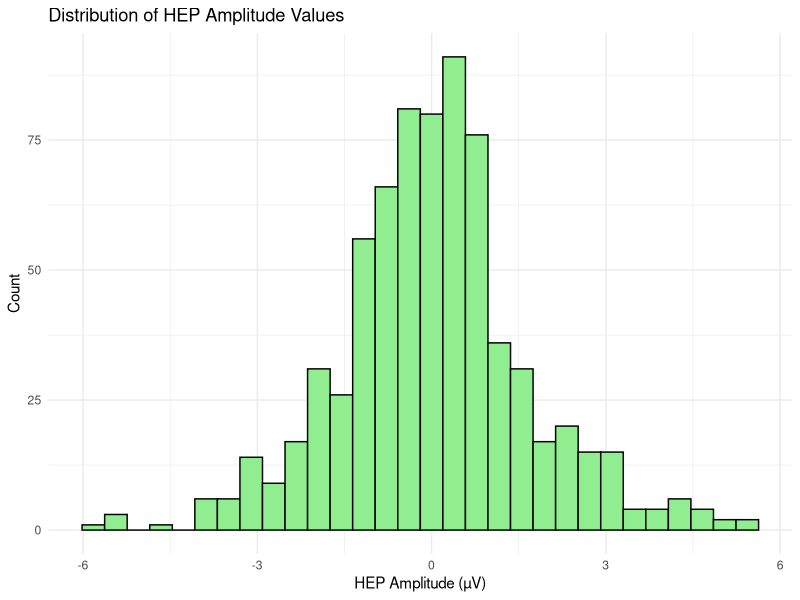
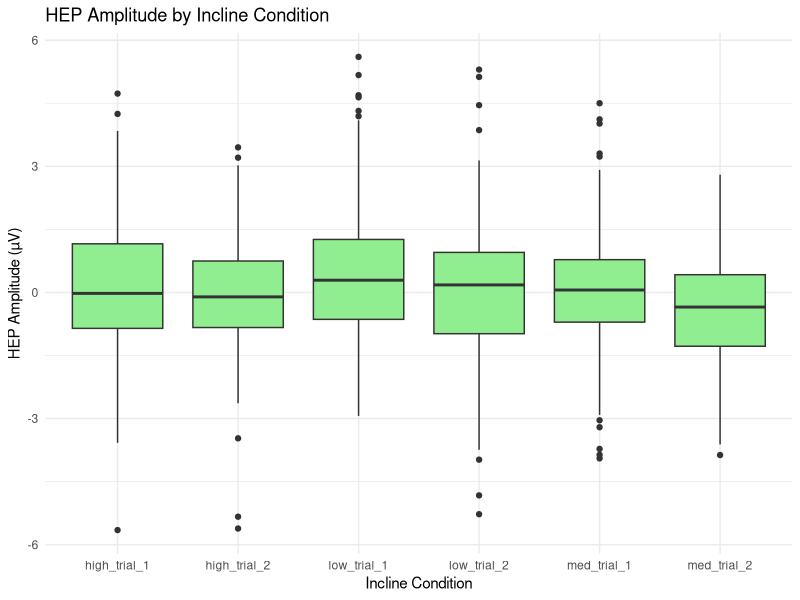

Recreate these plots in R, in order.
## ---- chunk 1
#Loads the tidyverse package
library(tidyverse)
## ---- chunk 2
#Loads the raw HEP data set
raw_HEPdata <- read_csv("HEP_window_means.csv")
glimpse(raw_HEPdata)
## ---- chunk 3
long_HEPdata <- raw_HEPdata %>%
  #Transforms the HEP_window_means.csv dataset into long format. Mixed-effect models require data sets to be in long format due to analysis of individual observations.
  pivot_longer(
    cols = matches("ms_ch"),
    names_to = c("Time_Window", "Channel"),
    # Names_pattern splits the window_channel column names into separate columns (50-250ms_ch3 → 50-250ms + ch3)
    names_pattern = "(.*ms)_(ch.*)",
    values_to = "HEP_mean_value"
  )
long_HEPdata <- long_HEPdata %>% 
  #Converts the listed variables into factors to ensure they are treated as categorical grouping variables rather than numeric measurements.
  mutate( 
    Subject = factor(Participant), 
    Time_Window = factor(Time_Window), 
    Channel = factor(Channel) 
    )
glimpse(long_HEPdata)

#Saves the transformed HEP data set as an Excel file
write.csv(long_HEPdata, "long_HEPdata.csv", row.names = FALSE)
## ---- chunk 4
# Generates a histogram distribution of HEP amplitude values
  ggplot(long_HEPdata, aes(x = HEP_mean_value,)) +
    geom_histogram(
      color = "black",
      fill = "lightgreen"
    ) +
    labs(
      title = "Distribution of HEP Amplitude Values",
      x = "HEP Amplitude (µV)",
      y = "Count"
    ) +
  theme_minimal()
## ---- chunk 5
#Generates a box plot graph of incline condition and HEP amplitude values
ggplot(long_HEPdata, aes(x = Condition, y = HEP_mean_value)) +
  geom_boxplot(fill = "lightgreen") +
  labs(
    title = "HEP Amplitude by Incline Condition",
    x = "Incline Condition",
    y = "HEP Amplitude (µV)"
  ) +
  theme_minimal()

